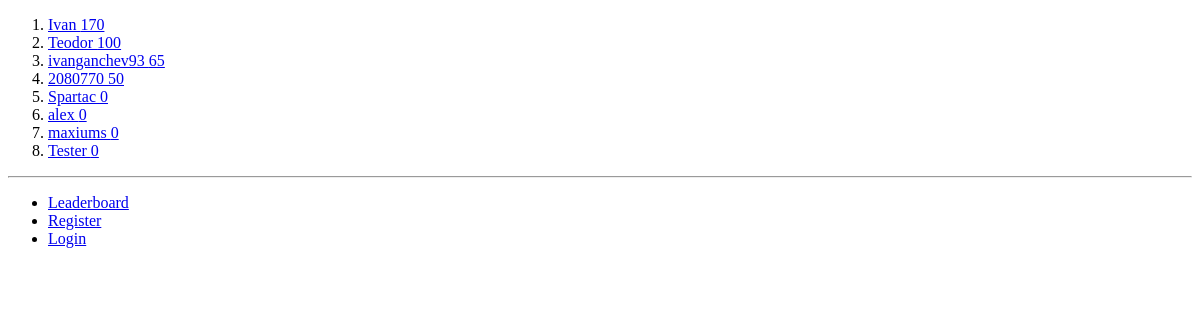
The app's page /Spartacus/leaderboard/, older data.
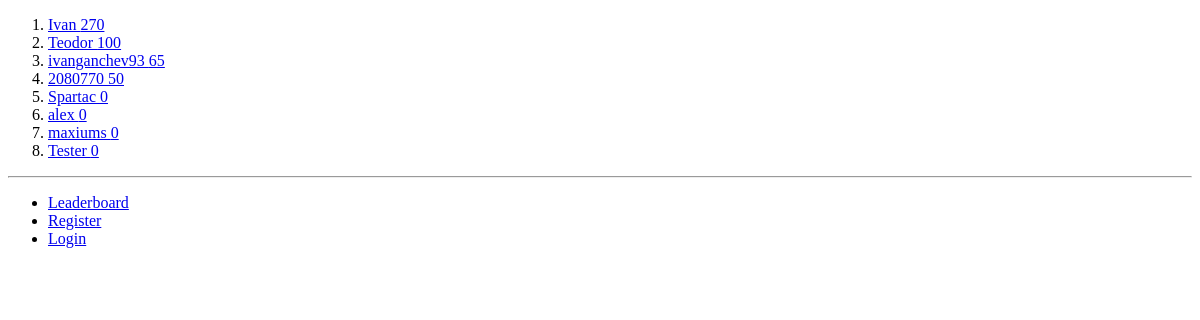
The same page, newer data.
### Spartacus/models.py (models this page shows, shortened)
class Avatar(models.Model):
    user = models.OneToOneField(User)
    picture = models.ImageField(upload_to='profile_images', blank=True)
    cash = models.IntegerField(default = 1000)
    attack = models.IntegerField(default= 10)
    deffence = models.IntegerField(default= 10)
    strength = models.IntegerField(default= 10)
    agility = models.IntegerField(default= 10)
    intelligence = models.IntegerField(default = 10)
    victories = models.IntegerField(default = 0)
    points = models.IntegerField(default = 0) # for ranking...every time a gladiator fights get some amount of points

### Spartacus/views.py (the view)
def leaderboard(request):
    context_dict = {}
    try:
        avatars = Avatar.objects.order_by('-points')[:20]
        context_dict['avatars'] = avatars
    except:
        print "Query fail leaderboard"
    return render(request, 'Spartacus/leaderboard.html', context_dict)

### templates/Spartacus/leaderboard.html (shortened to what this page needs)
{% extends 'Spartacus/base.html' %}
{% load staticfiles %}
{% block body_block %}
    <ol>
        {% for avatar in avatars %}
            <li><a href="{% url 'avatar_view' avatar.user.username %}">{{ avatar.user.username}}   {{avatar.points}}</a></li>
        {% endfor %}
    </ol>
{% endblock %}

Row changes from the older to the newer data that the page shows:
changed Avatar "Ivan": points "170" → "270"
